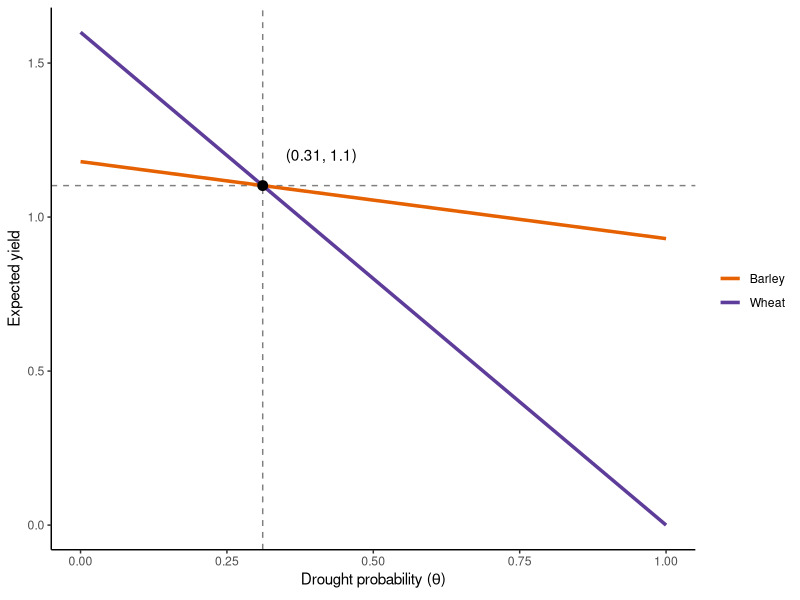

Generate this figure with R: (Note: this script raises an error after producing the figure.)
## ---- chunk 1
knitr::opts_chunk$set(echo = FALSE, cache = TRUE)
library(raster)
library(ncdf4)
library(tidyverse)
library(patchwork)
## ---- chunk 2
wheat_dry <- 0
wheat_normal <- 1.6

barley_dry <- 0.93
barley_normal <- 1.18
## ---- chunk 3
expected_yield_wheat <- function(risk) {
  risk * wheat_dry + (1 - risk) * wheat_normal
}

expected_yield_barley <- function(risk) {
  risk * barley_dry + (1 - risk) * barley_normal
}

expected_yield <- function(risk) {
  expected_yield_wheat(risk) + expected_yield_barley(risk)
}

indiff <- tibble(risk = (barley_normal - wheat_normal) / (wheat_dry - wheat_normal - barley_dry + barley_normal),
                 yield = risk * wheat_dry + (1 - risk) * wheat_normal)
indiff_label <- paste0('(', round(indiff$risk, 2), ', ', round(indiff$yield, 2), ')')

tibble(risk = seq(0, 1, .1),
      Barley = expected_yield_barley(risk),
      Wheat = expected_yield_wheat(risk)) %>%
  gather(type, yield, Barley:Wheat) %>%
  ggplot(aes(risk, yield)) +
  geom_hline(yintercept = indiff$yield, linetype = 2, alpha = .5)+
  geom_vline(xintercept = indiff$risk, linetype = 2, alpha = .5) +
  geom_line(aes(color = type), size = 1.2) +
  geom_point(data = indiff, color = 'black', size = 3) +
  geom_text(data = indiff, label = indiff_label, nudge_x = 0.1, nudge_y = 0.1) +
  theme_classic() +
  #scale_color_manual(name = 'Crop', values = c('darkgoldenrod', 'lightgoldenrod')) +
  scale_color_manual(values = c('#e66101', '#5e3c99'), name = '') +
  labs(x = expression('Drought probability (' * theta * ')'), y = 'Expected yield')
## ---- chunk 4
konya <- matrix(c(32.5, 37.9), nrow = 1)
#konya <- matrix(c(33.5138, 36.2765), nrow = 1)
## ---- chunk 5
precc <- map(list.files('../Data/PRECC', full.names = TRUE)[-12],
             ~brick(.) %>%
               raster::extract(konya, df = TRUE) %>%
  select(-ID) %>%
  gather(time, precc)) %>%
  bind_rows()
precl <- map(list.files('../Data/PRECL', full.names = TRUE)[-12],
             ~brick(.) %>%
               raster::extract(konya, df = TRUE) %>%
  select(-ID) %>%
  gather(time, precl) ) %>%
  bind_rows()

sim_past <- left_join(precc, precl, by = 'time') %>%
  mutate(rainfall = (precc + precl) * 2.628e+9,
         year = rep(-10200:-5001, each = 12), # add hardcode dates instead of using ncdf time because of date shift with averaging period
         month = rep(1:12, times = 5200)) %>%
  select(-time, -precl, -precc) %>%
  mutate(water_year = if_else(month %in% 10:12, year + 1L, year)) %>% 
  filter(!(month %in% c(6:9))) %>%
  group_by(water_year) %>%
  add_tally() %>%
  filter(n == 8) %>%
  summarise(precip = sum(rainfall)) %>%
  mutate(drought = precip < 300)
## ---- chunk 6
sim_past %>%
  filter(between(water_year, -9500, -5500)) %>%
  mutate(time_step = ceiling(water_year / 50),
         year = time_step * 50) %>%
  group_by(year) %>%
  summarise(risk = sum(drought) / 50) %>%
  filter(year != min(year)) %>%
  ggplot(aes(year, risk, fill = risk, color = risk)) +
  geom_hline(yintercept = indiff$risk, color = 'black', linetype = 2, size = 1) +
  geom_col()  +
  scale_fill_distiller(palette = 'PuOr') +
  scale_color_distiller(palette = 'PuOr')+
  theme_minimal() +
  labs(x = 'Years BP', y = 'Drought risk')  + theme(legend.position = "none")
## ---- chunk 7
prior <- function(m, n) {
  domain <- seq(0,1,0.005)
  val <- dbeta(domain, n * m, n * (1 - m))
  tibble('x' = domain, 'y' = val)
}

tibble(Age = seq(5, 50, 5),
       risk = 0.5) %>%
  mutate(belief = map2(risk, Age, ~prior(.x, .y))) %>%
  unnest(cols = c(belief)) %>%
  ggplot(aes(x, y)) +
  geom_line(aes(group = Age, color = Age), size = 1.2, alpha = .8) +
  scale_color_distiller(palette = 'PuOr', guide = 'legend') +
  labs(x = expression('Drought probability (' * theta * ')'), y = 'Density') +
  theme_classic()
## ---- chunk 8
prior2 <- function(a, b) {
  domain <- seq(0,1,0.005)
  val <- dbeta(domain, a, b)
  tibble('x' = domain, 'y' = val)
}

tibble(alpha = c(15 * 0.2, 50 * 0.2, 15 * 0.2 + 25 * 0.4, 50 * 0.2 + 25 * 0.4),
       beta = c(15 * 0.8, 50 * 0.8, 15 * 0.8 + 25 * 0.6, 50 * 0.8 + 25 * 0.6),
       time = factor(c('prior', 'prior', 'posterior', 'posterior'), levels = c('prior', 'posterior')),
       age = factor(c('15-year-old agent', '50-year-old agent', '15-year-old agent', '50-year-old agent'), levels = c('15-year-old agent', '50-year-old agent'))) %>%
  mutate(belief = map2(alpha, beta, ~prior2(.x, .y))) %>%
  unnest(cols = c(belief)) %>%
  ggplot(aes(x, y)) +
  geom_line(aes(group = time, color = time), size = 1.2, alpha = .8) +
scale_color_manual(values = c('#5e3c99', '#e66101'), name = '') +
    facet_wrap(~age, strip.position = 'bottom') +
    theme_classic() +
  theme(strip.background = element_blank(),
        legend.position = c(.43, .5),
        strip.placement = "outside") +
  labs(x = expression('Drought probability (' * theta * ')'), y = 'Density')
## ---- chunk 9
agents <- tibble(id = 1:150, 
                 alpha = 1.5,
                 beta = 1.5,
                 risk = alpha / (alpha + beta),
                 #age = sample.int(80, size = 150, replace = TRUE),
                 crop = 'barley')
## ---- chunk 10
learn <- function(agents, drought) {
  if (drought == 'TRUE') wheat_yield <- wheat_dry; barley_yield <- barley_dry
  if (drought == 'FALSE') wheat_yield <- wheat_normal; barley_yield <- barley_normal

  agents %>%
    # farmer's turn to decide what to plant
      mutate(yield_exp = expected_yield(risk),
         barley_exp = expected_yield_barley(risk),
         wheat_exp = expected_yield_wheat(risk),
         expected_yield = barley_exp + wheat_exp,
         crop = case_when(barley_exp > wheat_exp ~ 'barley',
                              barley_exp < wheat_exp ~ 'wheat',
                              barley_exp == wheat_exp ~ 'either'),
         prediction = map2(alpha, beta, ~rbeta(100, .x, .y)), # sample 100 as if agent is thinking in percentages
         wheat_prop = map_dbl(prediction, ~sum(. < indiff$risk)) / 100) %>%
      select(-prediction) %>%
  # nature's turn to decide realized yields
    mutate(payoff = wheat_yield * wheat_prop + barley_yield * (1 - wheat_prop),
           alpha = drought + alpha,
           beta = beta + 1 - drought,
          # mu = alpha / (alpha + beta),
           risk = map2_dbl(alpha, beta, ~rbeta(1, .x, .y)))
}
## ---- chunk 11
make_droughts <- function() c(runif(25) < 0.2, runif(25) < 0.4, runif(25) < 0.2)

set.seed(11111)
droughts <- make_droughts()
## ---- chunk 12
run_sim <- function(droughts) {
  accumulate(droughts, ~learn(.x, .y), .init = agents) %>% 
    bind_rows(.id = 'time') %>%
    mutate(time = as.numeric(time)) %>%
    filter(time > 1)
}

sim1 <- run_sim(droughts)
## ---- chunk 13

a <- ggplot(sim1) +
  geom_rect(aes(xmin = 25, xmax = 50, ymin = -Inf, ymax = Inf), fill = 'lightgray', alpha = .1) +
  geom_point(aes(time, risk), alpha = .1) +
  geom_hline(yintercept = indiff$risk, color = 'red', linetype = 2) +
  theme_classic() +
  labs(x = 'years', y = 'Perceived drought risk')

b <- sim1 %>%
  group_by(time, crop) %>%
  tally() %>%
ggplot(aes(time, n, fill = crop)) +
  geom_bar(width = 1, stat = 'identity', position = 'fill') +
  #scale_fill_manual(values = c('darkgoldenrod', 'lightgoldenrod')) +
  #  scale_fill_manual(values = c('#e66101', '#5e3c99'), name = '') +
    scale_fill_manual(values = c('#f1a340', '#998ec3'), name = '') + 
  labs(x = 'Years', y = 'Wheat proportion') +
  theme_classic()

a / b
## ---- chunk 14
sim2 %>%
  group_by(rep, time) %>%
  summarise(test = mean(payoff))%>%
  summarise(test = mean(test)) %>%
  #summarise(famine = sum(payoff == 0) / 150) %>%
  #summarise(famine = mean(famine)) %>%
  ggplot(aes(test)) +
  geom_histogram()
#ggplot(aes(time, famine)) +
#  geom_line() +
#  theme_classic()


sim2 %>%
  group_by(rep, time) %>%
  summarise(test = mean(payoff))%>%
  ggplot(aes(time, test, color = rep)) +
  geom_point(alpha = .5)
## ---- chunk 15
sim1 %>%
  group_by(time) %>%
  summarise(payoff = mean(payoff)) %>%
ggplot(aes(time,payoff)) +
  geom_point(aes(color = time)) +
  theme_classic()
## ---- chunk 16
library(ggridges)
sim1 %>%
  mutate(time_step = 5 * round(time/5),
         famine = payoff == 0) %>%
  ggplot(aes(wheat_prop, as.factor(time_step))) +
  geom_density_ridges(rel_min_height = 0.005) +
  theme_ridges()
## ---- chunk 17
tibble(drought = droughts,
       barley = if_else(droughts == FALSE, barley_normal, barley_dry),
       wheat = if_else(droughts == FALSE, wheat_normal, wheat_dry),
       equal = (barley + wheat) / 2) %>%
  mutate(time = 1:n()) %>%
  gather(crop, yield, barley:equal) %>%
  ggplot(aes(time, yield, group = crop, color = crop)) +
  geom_point()
## ---- chunk 18
tibble(drought = droughts,
       barley = if_else(droughts == FALSE, barley_normal, barley_dry),
       wheat = if_else(droughts == FALSE, wheat_normal, wheat_dry),
       equal = (barley + wheat) / 2) %>%
  mutate(time = 1:n()) %>%
  gather(crop, yield, barley:equal) %>%
  mutate(famine = yield == 0) %>%
  ggplot(aes(time, famine, group = crop, color = crop)) +
  geom_line()
